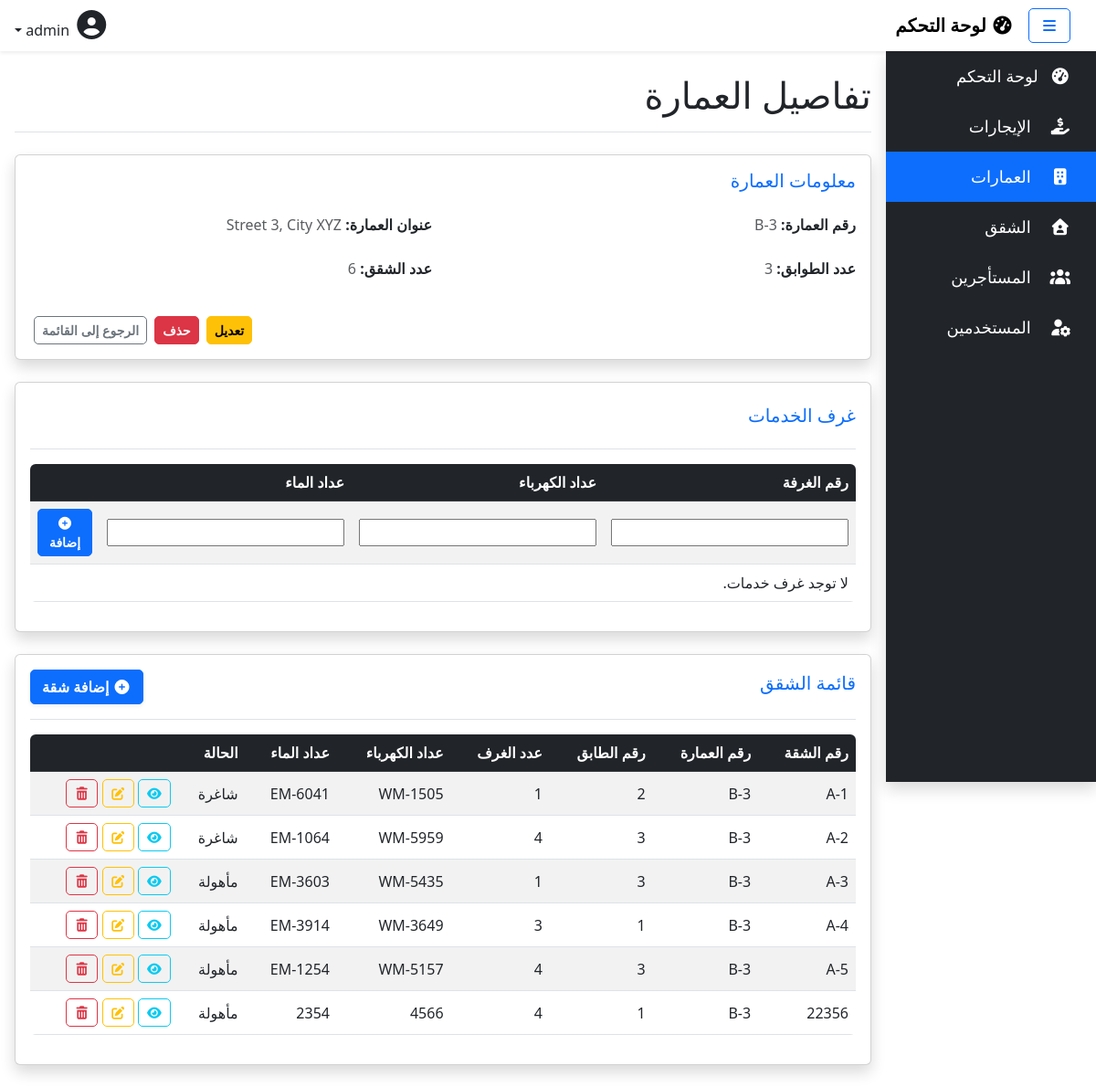
The app's page /buildings/3/ (signed in), older data.
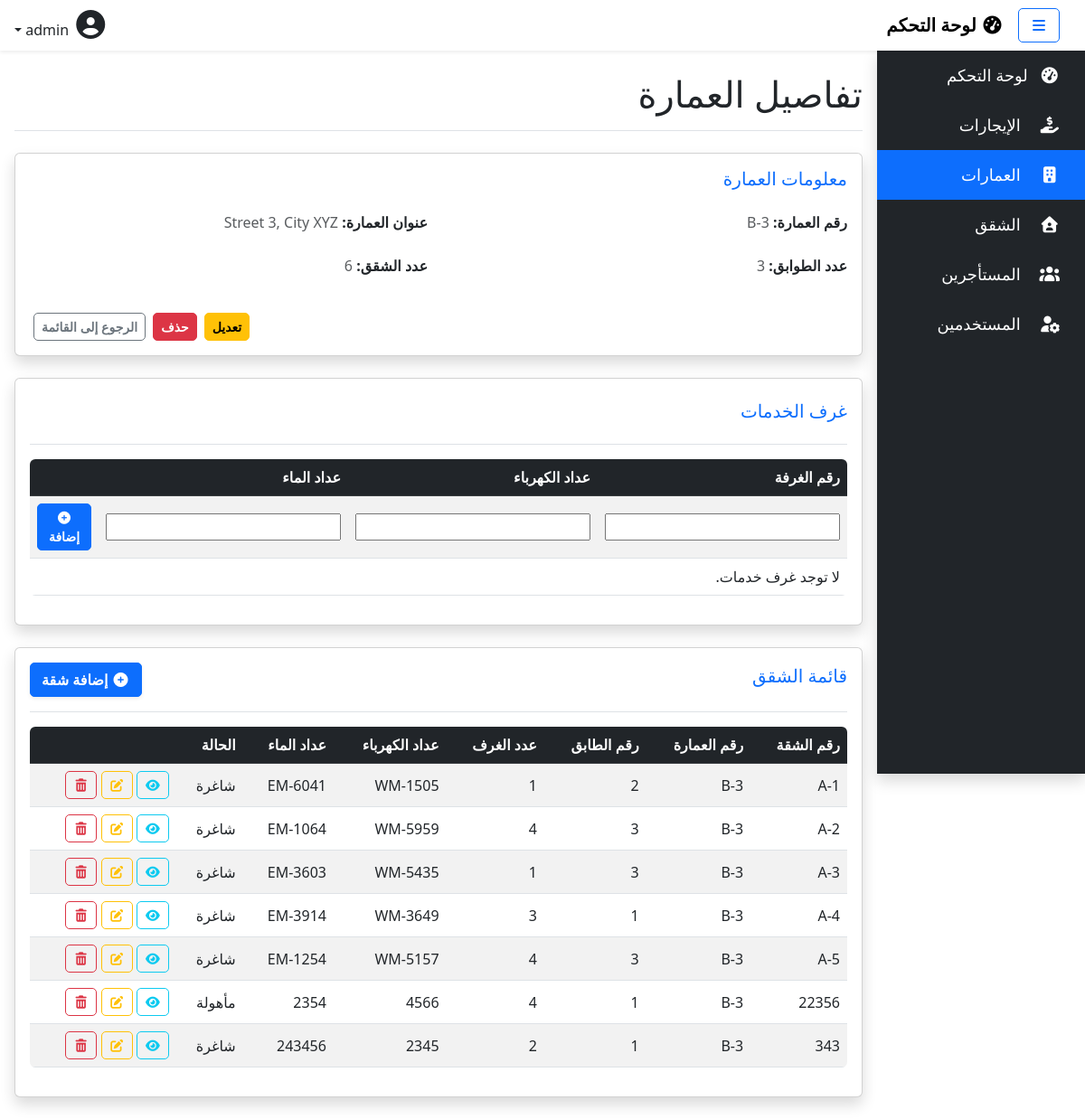
The same page, newer data.
### rentals/models.py (models this page shows, shortened)
class Building(models.Model):
    building_number = models.CharField(max_length=3, unique=True, verbose_name="رقم العمارة")
    address = models.CharField(max_length=255, blank=True, verbose_name="عنوان العمارة")
    number_of_floors = models.IntegerField(verbose_name="عدد الطوابق", default=1)
    number_of_apartments = models.IntegerField(verbose_name="عدد الشقق", default=0)
    class Meta:
        verbose_name = "العمارة"
        verbose_name_plural = "العمارات"
    def __str__(self):
        return self.building_number

class Apartment(models.Model):
    APARTMENT_STATUS_CHOICES = [
        ('شاغرة', 'شاغرة'),
        ('مأهولة', 'مأهولة'),
    ]
    building = models.ForeignKey(Building, on_delete=models.CASCADE, related_name='apartments', verbose_name="العمارة")
    apartment_number = models.CharField(max_length=50, verbose_name="رقم الشقة")
    num_of_rooms = models.IntegerField(verbose_name="عدد الغرف")
    electricity_meter_number = models.CharField(max_length=50, verbose_name="رقم عداد الكهرباء")
    water_meter_number = models.CharField(max_length=50, verbose_name="رقم عداد الماء")
    status = models.CharField(max_length=8, choices=APARTMENT_STATUS_CHOICES, default='شاغرة', verbose_name="الحالة")
    floor_number = models.IntegerField(verbose_name="رقم الطابق", default=1)
    class Meta:
        verbose_name = "الشقة"
        verbose_name_plural = "الشقق"
        unique_together = ("building", "apartment_number")

### rentals/views.py (the view, shortened to what this page needs)
# urls.py: path('buildings/<int:pk>/', views.BuildingDetailView.as_view(), name='building_detail'),
class BuildingDetailView(PermissionRequiredMixin, DetailView):
    model = Building
    template_name = 'buildings/detail.html'
    permission_required = 'rentals.view_building'
    def get_context_data(self, **kwargs):
        context = super().get_context_data(**kwargs)
        context["model_name"] = self.model._meta.model_name
        context["model_verbose_name"] = self.model._meta.verbose_name
        context["fields"] = [
            (field.verbose_name, getattr(self.object, field.name, "لا توجد بيانات"))
            for field in self.model._meta.get_fields()
            if not (field.auto_created and not field.concrete) and field.name != "id"
        ]
        context["service_rooms"] = self.object.service_rooms.all()
        room_id = self.request.GET.get("edit_room")
        if room_id:
            room = get_object_or_404(ServiceRoom, id=room_id, building=self.object)
            context['serviceroom_form'] = ServiceRoomForm(instance=room)
            context['editing_room'] = room  # Pass the room object for editing UI
        else:
            context['serviceroom_form'] = ServiceRoomForm()
        return context

### rentals/forms.py
class ServiceRoomForm(forms.ModelForm):
    class Meta:
        model = ServiceRoom
        fields = ["room_number", "electricity_meter_number", "water_meter_number"]
        can_delete=True

### rentals/templates/buildings/detail.html (shortened to what the changed rows need)
{% extends 'base.html' %}
{% block content %}
  <div class="container mt-4">
    <div class="d-flex justify-content-between align-items-center border-bottom pb-2 mb-4">
      <h1 class="text-end">تفاصيل {{ model_verbose_name }}</h1>
    </div>
    <div class="card shadow border-1 mb-4">
      <div class="card-body">
        <div class="row mb-3">
          {% for field_name, field_value in fields %}
            <div class="col-md-6 mb-2">
              <p><strong>{{ field_name }}:</strong> <span class="text-muted">{{ field_value }}</span></p>
            </div>
          {% endfor %}
        </div>
      </div>
    </div>
    <div class="card shadow border-1 mb-4">
      <div class="card-body">
        <div style="overflow-x: auto; max-width: 100%;">
          <table id="apartmentsTable" class="table table-responsive table-striped table-hover">
            <thead class="table-dark">
              <tr>
                <th>رقم الغرفة</th>
                <th>عداد الكهرباء</th>
                <th>عداد الماء</th>
                <th></th>
              </tr>
            </thead>
          </table>
        </div>
      </div>
    </div>
    <div class="card shadow border-1 mb-4">
      <div class="card-body">
        <div style="overflow-x: auto; max-width: 100%;">
          <table id="apartmentsTable" class="table table-responsive table-striped table-hover">
            <thead class="table-dark">
              <tr>
                <th>رقم الشقة</th>
                <th>رقم العمارة</th>
                <th>رقم الطابق</th>
                <th>عدد الغرف</th>
                <th>عداد الكهرباء</th>
                <th>عداد الماء</th>
                <th>الحالة</th>
                <th></th>
              </tr>
            </thead>
            <tbody>
              {% for apartment in object.apartments.all %}
              <tr>
                <td>{{ apartment.apartment_number }}</td>
                <td>{{ apartment.building }}</td>
                <td>{{ apartment.floor_number }}</td>
                <td>{{ apartment.num_of_rooms }}</td>
                <td>{{ apartment.water_meter_number }}</td>
                <td>{{ apartment.electricity_meter_number}}</td>
                <td>{{ apartment.status }}</td>
                <td>
                  <a href="{% url 'apartment_detail' apartment.pk %}" class="btn btn-outline-info btn-sm">
                    <i class="fas fa-eye"></i>
                  </a>
                  <a href="{% url 'apartment_update' apartment.pk %}" class="btn btn-outline-warning btn-sm">
                    <i class="fas fa-edit"></i>
                  </a>
                  <a href="{% url 'apartment_delete' apartment.pk %}" class="btn btn-outline-danger btn-sm">
                    <i class="fas fa-trash-alt"></i>
                  </a>
                </td>
              </tr>
              {% endfor %}
            </tbody>
          </table>
        </div>
      </div>
    </div>
  </div>
{% endblock %}

Row changes from the older to the newer data that the page shows:
changed Apartment "WM-5435": status "مأهولة" → "شاغرة"
changed Apartment "WM-3649": status "مأهولة" → "شاغرة"
changed Apartment "WM-5157": status "مأهولة" → "شاغرة"
added Apartment: apartment_number "343", building "B-3", floor_number "1", num_of_rooms "2", water_meter_number "2345", electricity_meter_number "243456", status "شاغرة"
